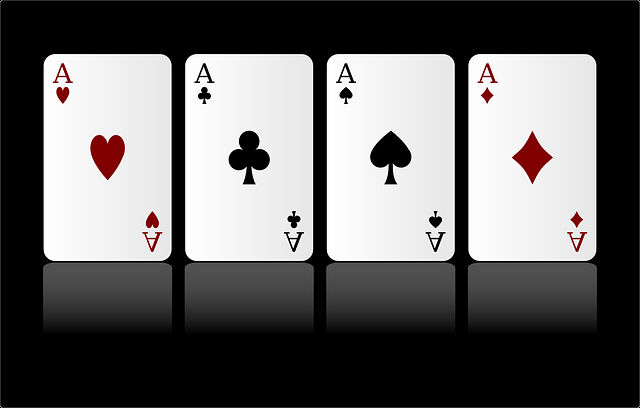
#> input picture OpenCV/card.png, 640 x 408 px
$ jupyter execute '18. 이미지 검출 (윤곽선).ipynb'
#> lines starting #> are read from the running program, lines starting #| are printed output that depends on the picture; after the words box and inside, x2 and y2 are one past the last pixel; in counts of white or black regions, pixels touching at a corner belong together
# 18. 이미지 검출 (윤곽선)

## 윤곽선(Contour) : 경계선을 연결한 선

[cell 1]
import cv2

img = cv2.imread('card.png')
#> img is the input picture: shape (408, 640, 3); mean B, G, R 100.5, 100.5, 101.9
target_img = img.copy()

gray = cv2.cvtColor(img, cv2.COLOR_BGR2GRAY)
ret, otsu = cv2.threshold(gray, -1, 255, cv2.THRESH_BINARY | cv2.THRESH_OTSU)
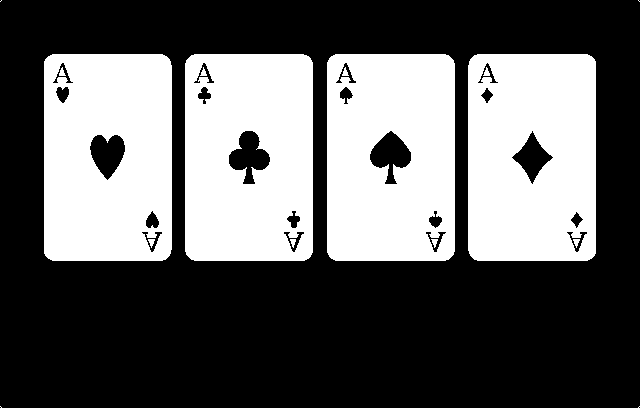
#> otsu: shape (408, 640); 38.1% white; 16 white regions (4 under 20 px)
#> ret = 128

contours, hierarchy = cv2.findContours(otsu, cv2.RETR_LIST, cv2.CHAIN_APPROX_NONE) # 윤곽선 정보, 구조 =  이미지, 윤곽선찾는 모드, 윤곽선을 찾을 때 사용하는 근사치 방법(CHIAN_APPROX_NONE, CHAIN_APPROX_SIMPLE ....)
#> contours = 36 contours, 4 with area under 20; largest, box (x1, y1, x2, y2) and area: (327, 54, 455, 261) 26057, (468, 54, 596, 261) 26056, (185, 54, 313, 261) 26056, (44, 54, 172, 261) 26054, (228, 130, 271, 185) 1276

COLOR = (0, 200, 0)
cv2.drawContours(target_img, contours, -1, COLOR, 2) # 대상 이미지, 윤곽선 정보, 인덱스, 색깔, 두께

cv2.imshow('img', img)
cv2.imshow('gray', gray)
cv2.imshow('otsu', otsu)
cv2.imshow('contour', target_img)

cv2.waitKey(0)
cv2.destroyAllWindows()

### 윤곽선 찾기 모드
1. cv2.RETR_EXTERNAL : 가장 외곽의 윤곽선만 찾음
1. cv2.RETR_LIST : 모든 윤곽선 찾음 (계층 정보 없음)
1. cv2.RETR_TREE : 모든 윤곽선 찾음 (계층 정보를 트리 구조로 생성)

[cell 2]
img = cv2.imread('card.png')
target_img = img.copy()

gray = cv2.cvtColor(img, cv2.COLOR_BGR2GRAY)
ret, otsu = cv2.threshold(gray, -1, 255, cv2.THRESH_BINARY | cv2.THRESH_OTSU)

# contours, hierarchy = cv2.findContours(otsu, cv2.RETR_LIST, cv2.CHAIN_APPROX_NONE) # 윤곽선 정보, 구조 =  이미지, 윤곽선찾는 모드, 윤곽선을 찾을 때 사용하는 근사치 방법
contours, hierarchy = cv2.findContours(otsu, cv2.RETR_EXTERNAL, cv2.CHAIN_APPROX_NONE)
#> contours = 8 contours, 4 with area under 20; largest, box (x1, y1, x2, y2) and area: (327, 54, 455, 261) 26057, (468, 54, 596, 261) 26056, (185, 54, 313, 261) 26056, (44, 54, 172, 261) 26054
# contours, hierarchy = cv2.findContours(otsu, cv2.RETR_TREE, cv2.CHAIN_APPROX_NONE)
# print(hierarchy)
# print(f'총 발견 갯수 : {len(contours)}')

COLOR = (0, 200, 0)
cv2.drawContours(target_img, contours, -1, COLOR, 2) # 대상 이미지, 윤곽선 정보, 인덱스, 색깔, 두께
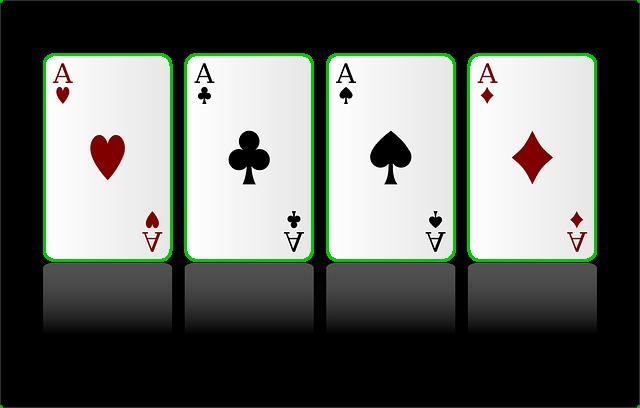
#> target_img: shape (408, 640, 3); mean B, G, R 95.6, 101.7, 97

cv2.imshow('img', img)
cv2.imshow('gray', gray)
cv2.imshow('otsu', otsu)
cv2.imshow('contour', target_img)

cv2.waitKey(0)
cv2.destroyAllWindows()

## 경계 사각형
윤곽선의 경계면을 둘러싸는 사각형
> boundingRect()

[cell 3]
img = cv2.imread('card.png')
target_img = img.copy()

gray = cv2.cvtColor(img, cv2.COLOR_BGR2GRAY)
ret, otsu = cv2.threshold(gray, -1, 255, cv2.THRESH_BINARY | cv2.THRESH_OTSU)

# 윤곽선 정보, 구조 =  이미지, 윤곽선찾는 모드, 윤곽선을 찾을 때 사용하는 근사치 방법
contours, hierarchy = cv2.findContours(otsu, cv2.RETR_TREE, cv2.CHAIN_APPROX_NONE)
#> contours = 36 contours, 4 with area under 20; largest, box (x1, y1, x2, y2) and area: (327, 54, 455, 261) 26057, (468, 54, 596, 261) 26056, (185, 54, 313, 261) 26056, (44, 54, 172, 261) 26054, (228, 130, 271, 185) 1276

COLOR = (0, 200, 0)

for cnt in contours:
    x, y, width, height = cv2.boundingRect(cnt)
    cv2.rectangle(target_img, (x, y), (x + width, y + height), COLOR, 2) # 사각형 그림
#> this loop made 36 passes
#> (x, y, width, height) on passes 3 to 14: (468, 54, 128, 207), (566, 231, 22, 22), (573, 239, 7, 9), (570, 211, 14, 18), (511, 130, 43, 55), (480, 87, 14, 17), (477, 62, 22, 22), (483, 67, 7, 9), (327, 54, 128, 207), (425, 231, 22, 22), (431, 239, 7, 9), (428, 210, 15, 19)
#> (cnt, x, y, width, height) on passes 1, 2, 35, 36: ([[639, 406], [638, 407]], 638, 406, 2, 2), ([[0, 406], [1, 407]], 0, 406, 2, 2), ([[638, 0], [639, 1]], 638, 0, 2, 2), ([[1, 0], [0, 1]], 0, 0, 2, 2)
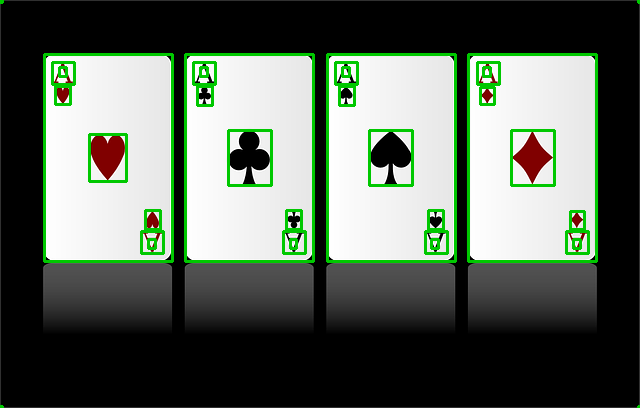
#> target_img: shape (408, 640, 3); 5.59% of pixels changed, all inside (x1, y1, x2, y2) = (0, 0, 640, 408)

cv2.imshow('img', img)
cv2.imshow('gray', gray)
cv2.imshow('otsu', otsu)
cv2.imshow('contour', target_img)

cv2.waitKey(0)
cv2.destroyAllWindows()

## 면적
> contourArea()

[cell 4]
img = cv2.imread('card.png')
target_img = img.copy()

gray = cv2.cvtColor(img, cv2.COLOR_BGR2GRAY)
ret, otsu = cv2.threshold(gray, -1, 255, cv2.THRESH_BINARY | cv2.THRESH_OTSU)

# 윤곽선 정보, 구조 =  이미지, 윤곽선찾는 모드, 윤곽선을 찾을 때 사용하는 근사치 방법
contours, hierarchy = cv2.findContours(otsu, cv2.RETR_TREE, cv2.CHAIN_APPROX_NONE)

COLOR = (0, 200, 0)

for cnt in contours:
    if cv2.contourArea(cnt) > 25000: # 직접 계산해본 이미지의 면적 크기 (픽셀길이x픽셀길이)
        x, y, width, height = cv2.boundingRect(cnt)
        cv2.rectangle(target_img, (x, y), (x + width, y + height), COLOR, 2)
#> this loop made 36 passes
#> x on passes 3, 11, 19, 27: 468, 327, 185, 44
#> cnt on passes 1, 2, 35, 36: [[639, 406], [638, 407]], [[0, 406], [1, 407]], [[638, 0], [639, 1]], [[1, 0], [0, 1]]
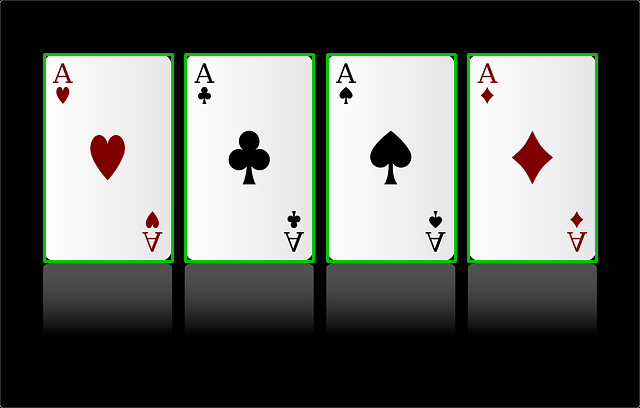
#> target_img: shape (408, 640, 3); 3.07% of pixels changed, all inside (x1, y1, x2, y2) = (43, 53, 598, 263)

cv2.imshow('img', img)
cv2.imshow('contour', target_img)

cv2.waitKey(0)
cv2.destroyAllWindows()

## 미니 프로젝트 : 개별 카드 추출해서 파일 저장

[cell 5]
import cv2

img = cv2.imread('card.png')
target_img = img.copy()

gray = cv2.cvtColor(img, cv2.COLOR_BGR2GRAY)
ret, otsu = cv2.threshold(gray, -1, 255, cv2.THRESH_BINARY | cv2.THRESH_OTSU)

# 윤곽선 정보, 구조 =  이미지, 윤곽선찾는 모드, 윤곽선을 찾을 때 사용하는 근사치 방법
contours, hierarchy = cv2.findContours(otsu, cv2.RETR_TREE, cv2.CHAIN_APPROX_NONE)

COLOR = (0, 200, 0)

idx = 1
for cnt in contours:
    if cv2.contourArea(cnt) > 25000: # 직접 계산해본 이미지의 면적 크기 (픽셀길이x픽셀길이)
        x, y, width, height = cv2.boundingRect(cnt)
        cv2.rectangle(target_img, (x, y), (x + width, y + height), COLOR, 2)

        crop = img[y:y+height, x:x+width]
        cv2.imshow(f'card_crop_{idx}', crop)
        cv2.imwrite(f'car_crop_{idx}.png', crop)
        idx += 1
#> this loop made 36 passes
#> pass 3, `crop = img[y:y+height, x:x+width]`:
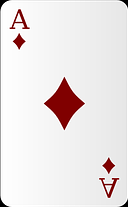
#> crop: shape (207, 128, 3); mean B, G, R 229.1, 229.1, 235.2
#> after the loop, idx = 5

cv2.imshow('img', img)
cv2.imshow('contour', target_img)

cv2.waitKey(0)
cv2.destroyAllWindows()

$ run again, with OpenCV/car_crop_4.png copied over OpenCV/card.png
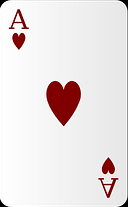
#> input picture OpenCV/car_crop_4.png, 128 x 207 px
#> img is the input picture: shape (207, 128, 3); mean B, G, R 226.6, 226.6, 234
#> `ret, otsu = cv2.threshold(gray, -1, 255, cv2.THRESH_BINARY | cv2.THRES..`:
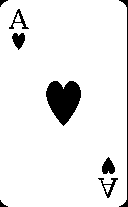
#> otsu: shape (207, 128); 92.9% white; 8 black regions
#> ret = 146
#> `contours, hierarchy = cv2.findContours(otsu, cv2.RETR_LIST, cv2.CHAIN_..`: contours = 8 contours; box (x1, y1, x2, y2) and area: (0, 0, 127, 207) 25868, (45, 80, 82, 127) 1122, (97, 177, 119, 199) 186, (8, 8, 30, 30) 180, (101, 156, 116, 175) 174, (11, 32, 26, 51) 169, (104, 185, 111, 194) 24, (15, 13, 21, 22) 22
#> `contours, hierarchy = cv2.findContours(otsu, cv2.RETR_EXTERNAL, cv2.CH..`: contours = 1 contour; box (x1, y1, x2, y2) and area: (0, 0, 127, 207) 25868
#> `contours, hierarchy = cv2.findContours(otsu, cv2.RETR_TREE, cv2.CHAIN_..`: contours = 8 contours; box (x1, y1, x2, y2) and area: (0, 0, 127, 207) 25868, (45, 80, 82, 127) 1122, (97, 177, 119, 199) 186, (8, 8, 30, 30) 180, (101, 156, 116, 175) 174, (11, 32, 26, 51) 169, (104, 185, 111, 194) 24, (15, 13, 21, 22) 22
#> the loop `for cnt in contours:` made 8 passes
#> (x, y, width, height) on passes 1 to 8: (0, 0, 127, 207), (97, 177, 22, 22), (104, 185, 7, 9), (101, 156, 15, 19), (45, 80, 37, 47), (11, 32, 15, 19), (8, 8, 22, 22), (15, 13, 6, 9)
#> the loop `for cnt in contours:` made 8 passes
#> the loop `for cnt in contours:` made 8 passes
#> (x, y, width, height, idx) on pass 1: (0, 0, 127, 207, 2)
#> pass 1, `crop = img[y:y+height, x:x+width]`:
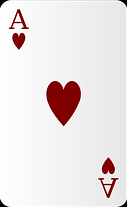
#> crop: shape (207, 127, 3); mean B, G, R 227.4, 227.4, 234.8
#> after the loop `for cnt in contours:`: idx = 2
